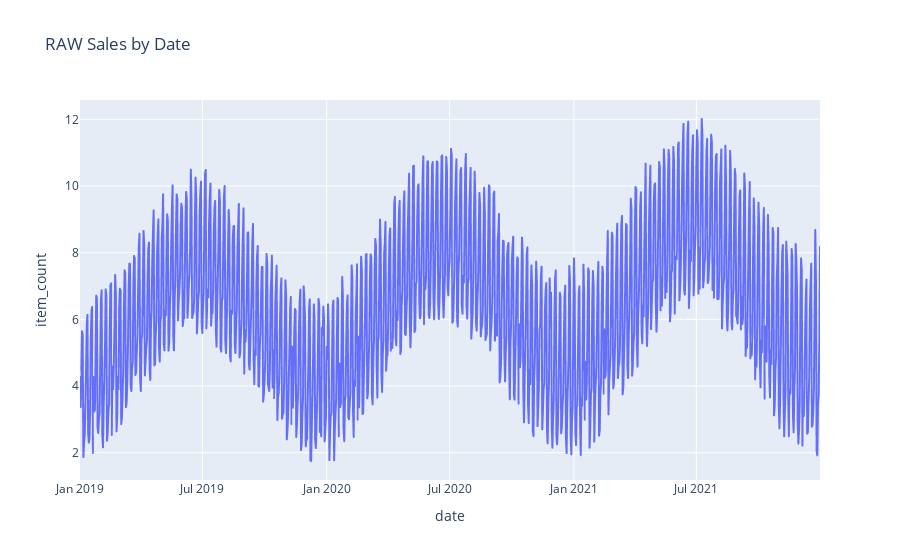

The cell this chart's notebook holds for it:
### Markdown cell above
Begin by producing a line graph of all sales over the provided 3-year timespan.

### Code cell
import plotly.express as px

df_plot = df_sales_train[['date','item_count']].groupby(['date']).mean().reset_index()
fig = px.line(df_plot, x="date", y="item_count", title='RAW Sales by Date')
fig.show()

### Figure 1 — Plotly figure (JSON) as saved in the notebook; plotly's stock layout.template omitted (floating-point values rounded to 4 significant figures; data arrays with more than 128 entries replaced by an {"elided": "..."} marker saying what was removed)
{"data": [{"hovertemplate": "date=%{x}<br>item_count=%{y}<extra></extra>", "legendgroup": "", "line": {"color": "#636efa", "dash": "solid"}, "marker": {"symbol": "circle"}, "mode": "lines", "name": "", "showlegend": false, "type": "scattergl", "x": {"elided": "1096 str values"}, "xaxis": "x", "y": {"elided": "1096 float values"}, "yaxis": "y"}], "layout": {"legend": {"tracegroupgap": 0}, "title": {"text": "RAW Sales by Date"}, "xaxis": {"anchor": "y", "domain": [0, 1], "title": {"text": "date"}}, "yaxis": {"anchor": "x", "domain": [0, 1], "title": {"text": "item_count"}}}}
